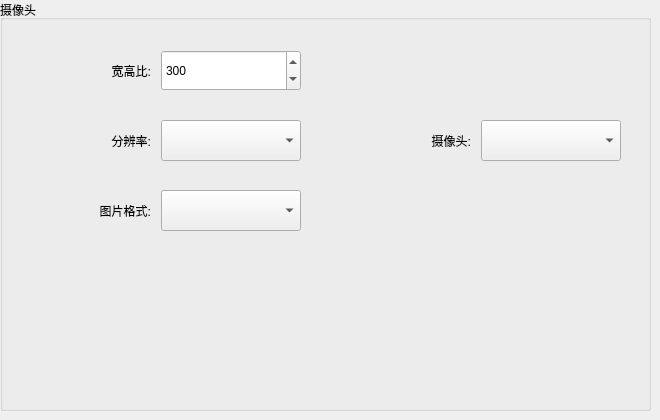
     <widget class="QWidget" name="tab_camera">
      <attribute name="title">
       <string>摄像头设置</string>
      </attribute>
      <widget class="QGroupBox" name="cameraset_box">
       <property name="geometry">
        <rect>
         <x>0</x>
         <y>0</y>
         <width>651</width>
         <height>411</height>
        </rect>
       </property>
       <property name="title">
        <string>摄像头</string>
       </property>
       <widget class="QWidget" name="layoutWidget_11">
        <property name="geometry">
         <rect>
          <x>320</x>
          <y>110</y>
          <width>311</width>
          <height>61</height>
         </rect>
        </property>
        <layout class="QHBoxLayout" name="horizontalLayout_15">
         <property name="spacing">
          <number>10</number>
         </property>
         <property name="leftMargin">
          <number>10</number>
         </property>
         <property name="topMargin">
          <number>10</number>
         </property>
         <property name="rightMargin">
          <number>10</number>
         </property>
         <property name="bottomMargin">
          <number>10</number>
         </property>
         <item>
          <widget class="QLabel" name="label_19">
           <property name="sizePolicy">
            <sizepolicy hsizetype="Preferred" vsizetype="Preferred">
             <horstretch>0</horstretch>
             <verstretch>0</verstretch>
            </sizepolicy>
           </property>
           <property name="text">
            <string>摄像头:</string>
           </property>
           <property name="alignment">
            <set>Qt::AlignRight|Qt::AlignTrailing|Qt::AlignVCenter</set>
           </property>
          </widget>
         </item>
         <item>
          <widget class="QComboBox" name="camera_drive_box">
           <property name="sizePolicy">
            <sizepolicy hsizetype="Preferred" vsizetype="Preferred">
             <horstretch>0</horstretch>
             <verstretch>0</verstretch>
            </sizepolicy>
           </property>
          </widget>
         </item>
        </layout>
       </widget>
       <widget class="QWidget" name="layoutWidget">
        <property name="geometry">
         <rect>
          <x>0</x>
          <y>40</y>
          <width>311</width>
          <height>61</height>
         </rect>
        </property>
        <layout class="QHBoxLayout" name="horizontalLayout_2">
         <property name="spacing">
          <number>10</number>
         </property>
         <property name="leftMargin">
          <number>10</number>
         </property>
         <property name="topMargin">
          <number>10</number>
         </property>
         <property name="rightMargin">
          <number>10</number>
         </property>
         <property name="bottomMargin">
          <number>10</number>
         </property>
         <item>
          <widget class="QLabel" name="label_9">
           <property name="sizePolicy">
            <sizepolicy hsizetype="Preferred" vsizetype="Preferred">
             <horstretch>0</horstretch>
             <verstretch>0</verstretch>
            </sizepolicy>
           </property>
           <property name="text">
            <string>宽高比:</string>
           </property>
           <property name="alignment">
            <set>Qt::AlignRight|Qt::AlignTrailing|Qt::AlignVCenter</set>
           </property>
          </widget>
         </item>
         <item>
          <widget class="QSpinBox" name="camera_ratio_box">
           <property name="sizePolicy">
            <sizepolicy hsizetype="Minimum" vsizetype="Preferred">
             <horstretch>0</horstretch>
             <verstretch>0</verstretch>
            </sizepolicy>
           </property>
           <property name="maximum">
            <number>500</number>
           </property>
           <property name="value">
            <number>300</number>
           </property>
          </widget>
         </item>
        </layout>
       </widget>
       <widget class="QWidget" name="layoutWidget">
        <property name="geometry">
         <rect>
          <x>0</x>
          <y>110</y>
          <width>311</width>
          <height>61</height>
         </rect>
        </property>
        <layout class="QHBoxLayout" name="horizontalLayout_3">
         <property name="spacing">
          <number>10</number>
         </property>
         <property name="leftMargin">
          <number>10</number>
         </property>
         <property name="topMargin">
          <number>10</number>
         </property>
         <property name="rightMargin">
          <number>10</number>
         </property>
         <property name="bottomMargin">
          <number>10</number>
         </property>
         <item>
          <widget class="QLabel" name="label_10">
           <property name="sizePolicy">
            <sizepolicy hsizetype="Preferred" vsizetype="Preferred">
             <horstretch>0</horstretch>
             <verstretch>0</verstretch>
            </sizepolicy>
           </property>
           <property name="text">
            <string>分辨率:</string>
           </property>
           <property name="alignment">
            <set>Qt::AlignRight|Qt::AlignTrailing|Qt::AlignVCenter</set>
           </property>
          </widget>
         </item>
         <item>
          <widget class="QComboBox" name="camera_resolution_box">
           <property name="sizePolicy">
            <sizepolicy hsizetype="Preferred" vsizetype="Preferred">
             <horstretch>0</horstretch>
             <verstretch>0</verstretch>
            </sizepolicy>
           </property>
          </widget>
         </item>
        </layout>
       </widget>
       <widget class="QWidget" name="layoutWidget">
        <property name="geometry">
         <rect>
          <x>0</x>
          <y>180</y>
          <width>311</width>
          <height>61</height>
         </rect>
        </property>
        <layout class="QHBoxLayout" name="horizontalLayout_4">
         <property name="spacing">
          <number>10</number>
         </property>
         <property name="leftMargin">
          <number>10</number>
         </property>
         <property name="topMargin">
          <number>10</number>
         </property>
         <property name="rightMargin">
          <number>10</number>
         </property>
         <property name="bottomMargin">
          <number>10</number>
         </property>
         <item>
          <widget class="QLabel" name="label_11">
           <property name="text">
            <string>图片格式:</string>
           </property>
           <property name="alignment">
            <set>Qt::AlignRight|Qt::AlignTrailing|Qt::AlignVCenter</set>
           </property>
          </widget>
         </item>
         <item>
          <widget class="QComboBox" name="camera_format_box">
           <property name="sizePolicy">
            <sizepolicy hsizetype="Preferred" vsizetype="Preferred">
             <horstretch>0</horstretch>
             <verstretch>0</verstretch>
            </sizepolicy>
           </property>
           <property name="maximumSize">
            <size>
             <width>140</width>
             <height>41</height>
            </size>
           </property>
          </widget>
         </item>
        </layout>
       </widget>
      </widget>
     </widget>
